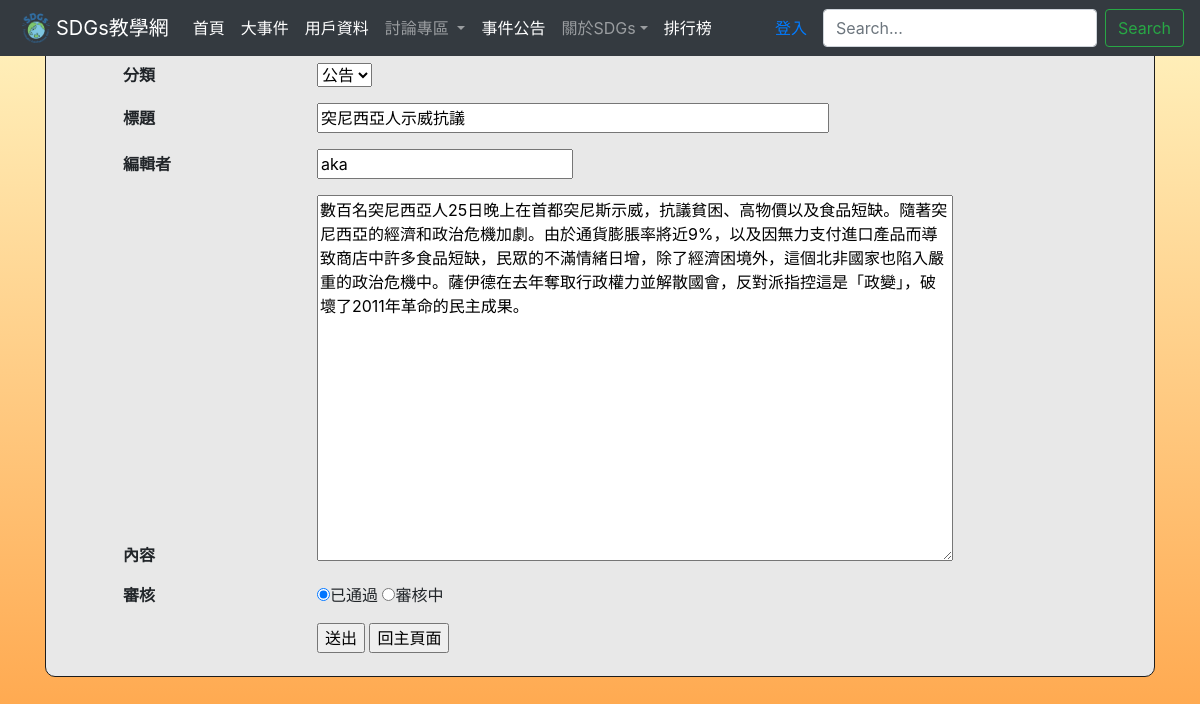
The page /newsedit/18/ on the database its author committed.
### newsadm/models.py (models this page shows, shortened)
class NewsUnit(models.Model):
    catego = models.CharField(max_length=10, null=False)
    nickname = models.CharField(max_length=20, null=False)
    title = models.CharField(max_length=50, null=False)
    message = models.TextField(null=False)
    pubtime = models.DateTimeField(auto_now=True)
    enabled = models.BooleanField(default=False)
    press = models.IntegerField(default=0)

### newsadm/views.py (the view, shortened to what this page needs)
# urls.py: path('newsedit/<int:newsid>/', newsadm.newsedit),
def newsedit(request, newsid=None, edittype=None):  #修改資料
	unit = models.NewsUnit.objects.get(id=newsid)  #讀取指定資料
	categories = ["公告", "更新", "活動", "其他"]
	if edittype == None:  #進入修改頁面,顯示原有資料
		type = unit.catego
		subject = unit.title
		editor = unit.nickname
		content = unit.message
		ok = unit.enabled
	return render(request, "newsadm/newsedit.html", locals())

### templates/newsadm/newsedit.html (shortened to what this page needs)
{% extends "base.html" %}
{% load static %}
{% block content %}
	<div class="contentbox">
		<form action="/newsedit/{{newsid}}/1/" id="form1" name="form1" method="POST">
		  <table width="90%" align="center">
			<tr>
			</tr>
			<tr>
			  <td width="20%" valign="baseline"><strong>分類</strong></td>
			  <td valign="baseline">
				  <select name="news_type" id="news_type">
					  {% for category in categories %}
						  {% if type == category %}
							  <option value={{category}} selected="selected">{{category}}</option>
						  {% else %}
							  <option value={{category}}>{{category}}</option>
						  {% endif %}
					  {% endfor %}
				  </select>
			  </td>
			</tr>
			<tr>
			  <td valign="baseline"><strong>標題</strong></td>
			  <td valign="baseline"><input name="news_subject" type="text" id="news_subject" size="45" value="{{subject}}" /></td>
			</tr>
			<tr>
			  <td valign="baseline"><strong>編輯者</strong></td>
			  <td valign="baseline"><input type="text" name="news_editor" id="news_editor" value="{{editor}}" /></td>
			</tr>
			<tr>
			  <td valign="baseline"><strong>內容</strong></td>
			  <td valign="baseline"><textarea name="news_content" id="news_content" cols="60" rows="15">{{content}}</textarea></td>
			</tr>
			<tr>
			  <td valign="baseline"><strong>審核</strong></td>
			  <td valign="baseline">
				{% if ok %}
				  <input type="radio" name="news_ok" id="news_ok2" value="yes" checked="checked" />已通過
				  <input name="news_ok" type="radio" id="news_ok" value="no" />審核中
				{% else %}
				  <input type="radio" name="news_ok" id="news_ok2" value="yes" />已通過
				  <input name="news_ok" type="radio" id="news_ok" value="no" checked="checked" />審核中
				{% endif %}
			  </td>
			</tr>
			<tr>
			  <td>&nbsp;</td>
			  <td><input type="submit" name="button" id="button" value="送出" />
			  <input type="button" name="button3" id="button3" value="回主頁面" onclick="window.location='/newsadminmain/'" /></td>
			</tr>
		  </table>
		</form>
	</div>
{% endblock %}

### static/css/style.css (style rules this page uses)
html, body { height: 100%; }
body { height: 100%; font-family: Arial, Helvetica, sans-serif; font-size: 13px; margin: 0; padding: 0; background:#bdb2b2 }
table { border-collapse: collapse; }
th,td { padding: 8px; }
.contentbox { overflow: auto; border: 1px solid #1c1c1c; padding: 15px; background: #e8e8e8 url(images/bg_fade_med.png) repeat-x top; border-bottom-left-radius: 10px; border-bottom-right-radius: 10px; -moz-border-radius-bottomright: 10px; -moz-border-radius-bottomleft: 10px; }

### templates/base.html (style rules this page uses)
body, html { height: 100%; margin: 0; padding: 0; }
body { background: linear-gradient(to bottom, #FFF4C1, #FFA042); background-attachment: fixed; }

### rows shown on the page
NewsUnit: news_type "公告", news_subject "突尼西亞人示威抗議", news_editor "aka", news_content "數百名突尼西亞人25日晚上在首都突尼斯示威，抗議貧困、高物價以及食品短缺。隨著突尼西亞的經濟和政治危機加劇。由於通貨膨脹率將近9%，以及因無力支付進口產品而導致商店中許多食品短缺，民眾的不滿情緒日增，除了經濟困境外，這個北非國家也陷入嚴重的政治危機中。薩伊德在去年奪取行政權力並解散國會，反對派指控這是「政變」，破壞了2011年革命的民主成果。"
